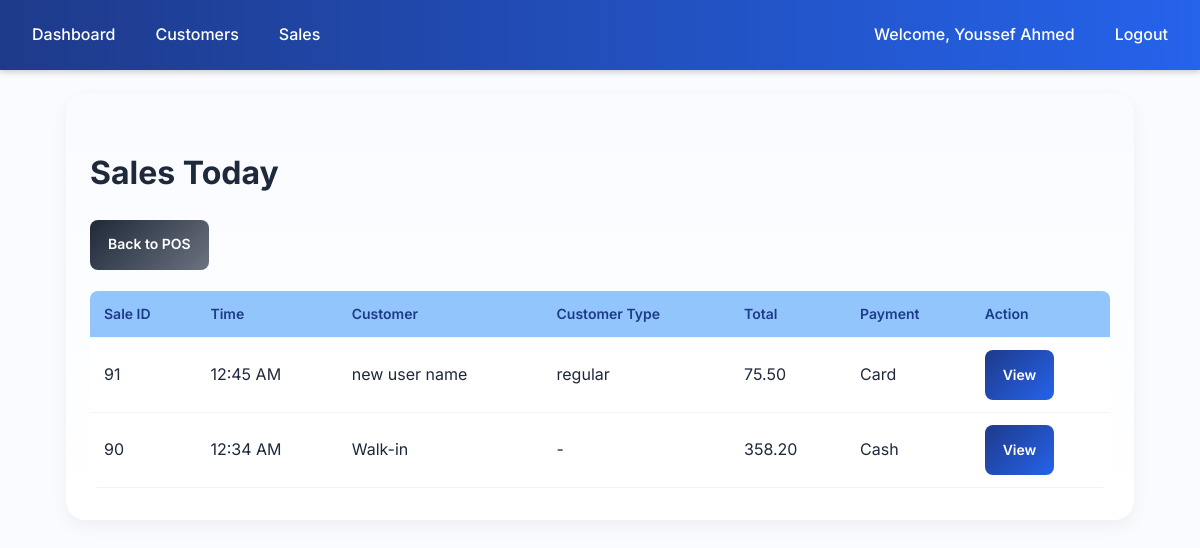
The app's page /sales/today/ (signed in) with its own data.
### accounts/models.py (models this page shows, shortened)
class User(AbstractUser):
    ROLE_CHOICES = (
        ('admin', 'Admin'),
        ('manager', 'Manager'),
        ('cashier', 'Cashier'),
    )
    role = models.CharField(max_length=20, choices=ROLE_CHOICES, default='cashier')
    branch = models.ForeignKey('branches.Branch', null=True, blank=True, on_delete=models.SET_NULL)
    added_by = models.ForeignKey(
        'self', null=True, blank=True, on_delete=models.SET_NULL, related_name='added_users'
    )
    profile_image = models.ImageField(upload_to="profiles/", null=True, blank=True)

### sales/models.py (models this page shows)
class Sale(models.Model):
    ORDER_TYPES = [
        ('dine_in', 'Dine-in'),
        ('takeaway', 'Takeaway'),
        ('delivery', 'Delivery'),
    ]
    PAYMENT_CHOICES = [
        ('cash', 'Cash'),
        ('card', 'Card'),
        ('mixed', 'Mixed'),
    ]
    user = models.ForeignKey(settings.AUTH_USER_MODEL, on_delete=models.SET_NULL, null=True)
    branch = models.ForeignKey('branches.Branch', on_delete=models.SET_NULL, null=True)
    customer = models.ForeignKey(Customer, on_delete=models.SET_NULL, null=True, blank=True)
    datetime = models.DateTimeField(auto_now_add=True)
    order_type = models.CharField(max_length=20, choices=ORDER_TYPES, default='takeaway')
    table_number = models.CharField(max_length=10, null=True, blank=True)
    payment_method = models.CharField(max_length=20, choices=PAYMENT_CHOICES, default='cash')
    total = models.DecimalField(max_digits=12, decimal_places=2, default=Decimal('0.00'))  # total before discount
    discount_percent = models.DecimalField(max_digits=5, decimal_places=2, default=0.00)
    discount_amount = models.DecimalField(max_digits=12, decimal_places=2, default=0.00)
    final_total = models.DecimalField(max_digits=12, decimal_places=2, default=0.00)  # total after discount
    cash_amount = models.DecimalField(max_digits=10, decimal_places=2, null=True, blank=True)
    card_amount = models.DecimalField(max_digits=10, decimal_places=2, null=True, blank=True)

### customers/models.py (models this page shows, shortened)
class Customer(models.Model):
    CUSTOMER_TYPES = (
        ('regular', 'Regular'),
        ('vip', 'VIP'),
        ('other', 'Other'),
    )
    name = models.CharField(max_length=200)
    phone = models.CharField(
        max_length=20,
        blank=True,
        null=True,
        unique=True,
        db_index=True
    )
    address = models.TextField(blank=True, null=True)
    customer_type = models.CharField(
        max_length=20,
        choices=CUSTOMER_TYPES,
        default='regular'
    )
    branch = models.ForeignKey(
        Branch,
        null=True,
        blank=True,
        on_delete=models.SET_NULL
    )
    created_at = models.DateTimeField(auto_now_add=True)
    class Meta:
        ordering = ['name']
        verbose_name = "Customer"
        verbose_name_plural = "Customers"

### sales/views.py (the view)
# urls.py: path("today/", views.sales_today, name="sales_today"),
@login_required
def sales_today(request):
    today = timezone.localdate()
    sales = Sale.objects.filter(
        user=request.user,
        datetime__date=today
    ).order_by("-datetime")
    for s in sales:
        s.datetime = timezone.localtime(s.datetime)
    return render(request, "sales/sales_today.html", {"sales": sales})

### sales/templates/sales/sales_today.html (shortened to what this page needs)
{% extends "accounts/layout.html" %}
{% block content %}
<h1>Sales Today</h1>
<a href="{% url 'sales:pos' %}" class="btn-secondary" style="margin-bottom: 1.5em;">Back to POS</a>
<table class="table table-striped">
    <thead>
        <tr>
            <th>Sale ID</th>
            <th>Time</th>
            <th>Customer</th>
            <th>Customer Type</th>
            <th>Total</th>
            <th>Payment</th>
            <th>Action</th>
        </tr>
    </thead>
    <tbody>
        {% for sale in sales %}
        <tr>
            <td>{{ sale.id }}</td>
            <td>{{ sale.datetime|date:"h:i A" }}</td>
            {% if sale.customer %}
                <td>{{ sale.customer.name }}</td>
                <td>{{ sale.customer.customer_type|default:"-" }}</td>
            {% else %}
                <td>Walk-in</td>
                <td>-</td>
            {% endif %}
            <td>{{ sale.final_total|floatformat:2 }}</td>
            <td>{{ sale.payment_method|capfirst }}</td>
            <td><a href="{% url 'sales:sale_detail' sale.id %}" class="btn btn-sm btn-primary">View</a></td>
        </tr>
        {% empty %}
        <tr>
            <td colspan="7">No sales today.</td>
        </tr>
        {% endfor %}
    </tbody>
</table>
{% endblock %}

### accounts/templates/accounts/layout.html (shortened to what this page needs)
{% load static %}
<!DOCTYPE html>
<html lang="en">
<head>
    <link rel="stylesheet" href="{% static 'css/styles.css' %}">
    <link rel="stylesheet" href="https://cdn.jsdelivr.net/npm/bootstrap-icons@1.11.1/font/bootstrap-icons.css">
</head>
<body>
    {% if user.is_authenticated and request.resolver_match.url_name != "login" %}
        <nav class="navbar">
            <a href="{% url 'accounts:dashboard' %}">Dashboard</a>
            {% if user.is_superuser %}
                <a href="{% url 'accounts:manage_users' %}">Manage Users</a>
                <a href="{% url 'branches:index' %}">Branches</a>
                <a href="{% url 'inventory:index' %}">Inventory</a>
                <a href="{% url 'inventory:supplier_list' %}?branch={{ user.branch.id }}">Suppliers</a>
            {% elif user.role == "manager" %}
                <a href="{% url 'reports:dashboard' %}?branch={{ user.branch.id }}">Reports</a>
            {% elif user.role == "cashier" %}
                <a href="{% url 'customers:index' %}?branch={{ user.branch.id }}">Customers</a>
                <a href="{% url 'sales:pos' %}?branch={{ user.branch.id }}">Sales</a>
            {% endif %}
            <span class="navbar-text" style="margin-left: auto;">
                <a href="{% url 'accounts:profile' %}">Welcome, {{ user.get_full_name|default:user.username }}</a>
            </span>
            <a href="{% url 'accounts:logout' %}">Logout</a>
        </nav>
    {% endif %}
    <main class="container">
        {% block content %}{% endblock %}
    </main>
</body>
</html>

### accounts/static/css/styles.css (style rules this page uses)
:root { --blue-dark: #1e3a8a; --blue: #2563eb; --blue-light: #3b82f6; --blue-lighter: #60a5fa; --blue-soft: #93c5fd; --red-dark: #b91c1c; --red: #ef4444; --red-light: #f87171; --green-dark: #15803d; --green: #16a34a; --green-light: #22c55e; --green-lighter: #4ade80; --green-soft: #bbf7d0; --teal-dark: #0f766e; --teal: #14b8a6; --teal-light: #2dd4bf; --teal-lighter: #5eead4; --teal-soft: #ccfbf1; --yellow-dark: #d97706; --yellow: #facc15; --yellow-light: #fde047; --gray-dark: #1f2937; --gray: #6b7280; --gray-light: #d1d5db; --gray-lighter: #f3f4f6; --gray-soft: #e5e7eb; --bg-light: #f9fbff; --text-dark: #1e293b; --text-muted: #64748b; }
body { font-family: "Inter", sans-serif; background: var(--bg-light); color: var(--text-dark); margin: 0; line-height: 1.6; }
a { text-decoration: none; color: inherit; }
.navbar { background: linear-gradient(90deg, var(--blue-dark), var(--blue)); padding: 14px 20px; display: flex; gap: 16px; align-items: center; color: #fff; box-shadow: 0 2px 6px rgba(0, 0, 0, 0.2); }
.navbar a { color: #fff; padding: 8px 12px; border-radius: 6px; font-weight: 500; transition: background 0.2s, transform 0.2s; }
.container { max-width: 85%; margin: 24px auto; padding: 32px 24px; background: linear-gradient(180deg, #f9fbff 0%, #ffffff 100%); border-radius: 20px; box-shadow: 0 6px 18px rgba(0, 0, 0, 0.05); animation: fadeIn 0.6s ease-in-out; }
button, .btn-primary, .btn-secondary, .btn-danger, .btn-warning, .btn-success, .btn-info { display: inline-flex; align-items: center; justify-content: center; height: 50px; padding: 0 18px; border-radius: 8px; font-weight: 600; cursor: pointer; transition: background 0.3s, transform 0.2s, box-shadow 0.3s; border: none; font-size: 14px; }
.btn-primary { background: linear-gradient(135deg, var(--blue-dark), var(--blue)); color: #fff; }
.btn-secondary { background: linear-gradient(135deg, var(--gray-dark), var(--gray)); color: #fff; }
table { width: 100%; border-collapse: collapse; background: #fff; border-radius: 8px; overflow: hidden; }
th, td { padding: 12px 14px; border-bottom: 1px solid #f1f5f9; text-align: left; }
th { background: var(--blue-soft); font-weight: 600; color: var(--blue-dark); font-size: 14px; }

### records on screen
User: get_full_name "Youssef Ahmed"
Sale: id "91", datetime "12:45 AM", customer.name "new user name", customer.customer_type "regular", final_total "75.50", payment_method "Card"
Sale: id "90", datetime "12:34 AM", shows "Walk-in", final_total "358.20", payment_method "Cash"
